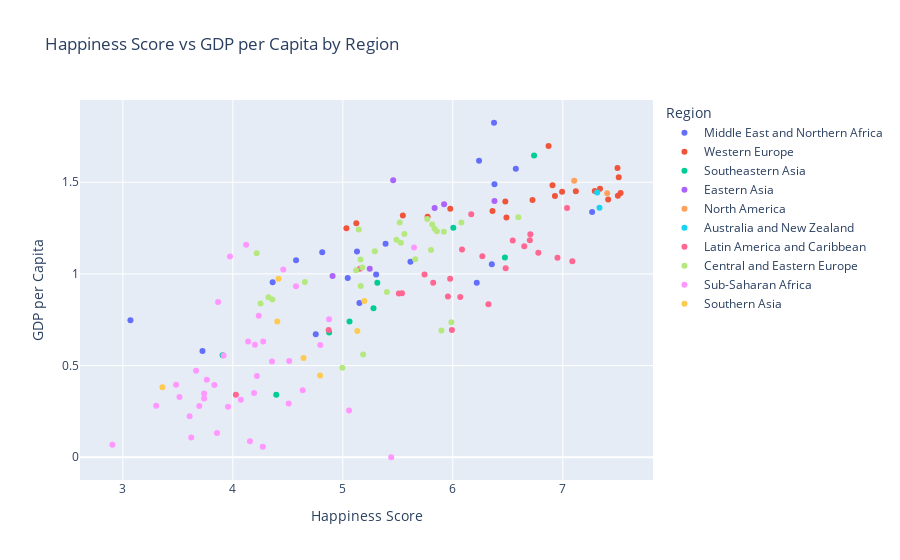

Notebook code cell kept with this figure:
### Code cell
# reates a scatter plot named fig3 between Happiness Score and GDP per Capita attributes of a dataframe using Plotly. Use Region to color the data points on the scatter plot.
# Create DataFrame
df_sorted
# Create scatter plot
fig3 = px.scatter( df_sorted, x='Happiness Score', 
                  y='Economy (GDP per Capita)',
                  color='Region',
                  hover_name='Country',
                  title='Happiness Score vs GDP per Capita by Region',
                  labels={'Happiness Score': 'Happiness Score', 
                          'Economy (GDP per Capita)': 'GDP per Capita'} ) 
# Show the plot 
fig3.show()

### Figure 1 — Plotly figure (JSON) as saved in the notebook; plotly's stock layout.template omitted (floating-point values rounded to 4 significant figures)
{"data": [{"hovertemplate": "<b>%{hovertext}</b><br><br>Region=Middle East and Northern Africa<br>Happiness Score=%{x}<br>GDP per Capita=%{y}<extra></extra>", "hovertext": ["Qatar", "Kuwait", "United Arab Emirates", "Saudi Arabia", "Israel", "Turkey", "Lebanon", "Iran", "Iraq", "Libya", "Algeria", "Jordan", "Tunisia", "Egypt", "Bahrain", "Morocco", "Syria", "Palestinian Territories", "Yemen"], "legendgroup": "Middle East and Northern Africa", "marker": {"color": "#636efa", "symbol": "circle"}, "mode": "markers", "name": "Middle East and Northern Africa", "orientation": "v", "showlegend": true, "type": "scatter", "x": [6.375, 6.239, 6.573, 6.379, 7.267, 5.389, 5.129, 4.813, 4.575, 5.615, 6.355, 5.303, 5.045, 4.362, 6.218, 5.151, 3.069, 4.754, 3.724], "xaxis": "x", "y": [1.824, 1.617, 1.574, 1.49, 1.338, 1.165, 1.123, 1.118, 1.075, 1.067, 1.053, 0.9967, 0.9772, 0.9539, 0.9518, 0.8406, 0.7472, 0.6702, 0.5794], "yaxis": "y"}, {"hovertemplate": "<b>%{hovertext}</b><br><br>Region=Western Europe<br>Happiness Score=%{x}<br>GDP per Capita=%{y}<extra></extra>", "hovertext": ["Luxembourg", "Norway", "Switzerland", "Ireland", "Netherlands", "Sweden", "Austria", "Germany", "Denmark", "Iceland", "Belgium", "Finland", "United Kingdom", "France", "Italy", "Spain", "Cyprus", "North Cyprus", "Malta", "Portugal", "Greece"], "legendgroup": "Western Europe", "marker": {"color": "#EF553B", "symbol": "circle"}, "mode": "markers", "name": "Western Europe", "orientation": "v", "showlegend": true, "type": "scatter", "x": [6.871, 7.498, 7.509, 6.907, 7.339, 7.291, 7.119, 6.994, 7.526, 7.501, 6.929, 7.413, 6.725, 6.478, 5.977, 6.361, 5.546, 5.771, 6.488, 5.123, 5.033], "xaxis": "x", "y": [1.698, 1.577, 1.527, 1.483, 1.465, 1.452, 1.45, 1.448, 1.442, 1.427, 1.425, 1.406, 1.403, 1.395, 1.355, 1.343, 1.319, 1.311, 1.308, 1.276, 1.249], "yaxis": "y"}, {"hovertemplate": "<b>%{hovertext}</b><br><br>Region=Southeastern Asia<br>Happiness Score=%{x}<br>GDP per Capita=%{y}<extra></extra>", "hovertext": ["Singapore", "Malaysia", "Thailand", "Indonesia", "Philippines", "Vietnam", "Laos", "Cambodia", "Myanmar"], "legendgroup": "Southeastern Asia", "marker": {"color": "#00cc96", "symbol": "circle"}, "mode": "markers", "name": "Southeastern Asia", "orientation": "v", "showlegend": true, "type": "scatter", "x": [6.739, 6.005, 6.474, 5.314, 5.279, 5.061, 4.876, 3.907, 4.395], "xaxis": "x", "y": [1.646, 1.251, 1.089, 0.951, 0.8122, 0.7404, 0.6804, 0.556, 0.3411], "yaxis": "y"}, {"hovertemplate": "<b>%{hovertext}</b><br><br>Region=Eastern Asia<br>Happiness Score=%{x}<br>GDP per Capita=%{y}<extra></extra>", "hovertext": ["Hong Kong", "Taiwan", "Japan", "South Korea", "China", "Mongolia"], "legendgroup": "Eastern Asia", "marker": {"color": "#ab63fa", "symbol": "circle"}, "mode": "markers", "name": "Eastern Asia", "orientation": "v", "showlegend": true, "type": "scatter", "x": [5.458, 6.379, 5.921, 5.835, 5.245, 4.907], "xaxis": "x", "y": [1.511, 1.397, 1.38, 1.359, 1.028, 0.9885], "yaxis": "y"}, {"hovertemplate": "<b>%{hovertext}</b><br><br>Region=North America<br>Happiness Score=%{x}<br>GDP per Capita=%{y}<extra></extra>", "hovertext": ["United States", "Canada"], "legendgroup": "North America", "marker": {"color": "#FFA15A", "symbol": "circle"}, "mode": "markers", "name": "North America", "orientation": "v", "showlegend": true, "type": "scatter", "x": [7.104, 7.404], "xaxis": "x", "y": [1.508, 1.44], "yaxis": "y"}, {"hovertemplate": "<b>%{hovertext}</b><br><br>Region=Australia and New Zealand<br>Happiness Score=%{x}<br>GDP per Capita=%{y}<extra></extra>", "hovertext": ["Australia", "New Zealand"], "legendgroup": "Australia and New Zealand", "marker": {"color": "#19d3f3", "symbol": "circle"}, "mode": "markers", "name": "Australia and New Zealand", "orientation": "v", "showlegend": true, "type": "scatter", "x": [7.313, 7.334], "xaxis": "x", "y": [1.444, 1.361], "yaxis": "y"}, {"hovertemplate": "<b>%{hovertext}</b><br><br>Region=Latin America and Caribbean<br>Happiness Score=%{x}<br>GDP per Capita=%{y}<extra></extra>", "hovertext": ["Puerto Rico", "Trinidad and Tobago", "Chile", "Panama", "Uruguay", "Argentina", "Venezuela", "Mexico", "Suriname", "Brazil", "Costa Rica", "Colombia", "Dominican Republic", "Peru", "Ecuador", "Bolivia", "Paraguay", "Jamaica", "Belize", "El Salvador", "Guatemala", "Honduras", "Nicaragua", "Haiti"], "legendgroup": "Latin America and Caribbean", "marker": {"color": "#FF6692", "symbol": "circle"}, "mode": "markers", "name": "Latin America and Caribbean", "orientation": "v", "showlegend": true, "type": "scatter", "x": [7.039, 6.168, 6.705, 6.701, 6.545, 6.65, 6.084, 6.778, 6.269, 6.952, 7.087, 6.481, 5.155, 5.743, 5.976, 5.822, 5.538, 5.51, 5.956, 6.068, 6.324, 4.871, 5.992, 4.028], "xaxis": "x", "y": [1.359, 1.326, 1.217, 1.183, 1.182, 1.151, 1.134, 1.115, 1.097, 1.088, 1.069, 1.03, 1.028, 0.996, 0.9731, 0.9518, 0.8937, 0.8933, 0.8762, 0.8737, 0.8345, 0.6943, 0.6938, 0.341], "yaxis": "y"}, {"hovertemplate": "<b>%{hovertext}</b><br><br>Region=Central and Eastern Europe<br>Happiness Score=%{x}<br>GDP per Capita=%{y}<extra></extra>", "hovertext": ["Czech Republic", "Slovenia", "Slovakia", "Estonia", "Lithuania", "Poland", "Hungary", "Russia", "Kazakhstan", "Latvia", "Croatia", "Romania", "Belarus", "Azerbaijan", "Bulgaria", "Turkmenistan", "Montenegro", "Serbia", "Macedonia", "Albania", "Bosnia and Herzegovina", "Kosovo", "Ukraine", "Armenia", "Georgia", "Uzbekistan", "Moldova", "Kyrgyzstan", "Tajikistan"], "legendgroup": "Central and Eastern Europe", "marker": {"color": "#B6E880", "symbol": "circle"}, "mode": "markers", "name": "Central and Eastern Europe", "orientation": "v", "showlegend": true, "type": "scatter", "x": [6.596, 5.768, 6.078, 5.517, 5.813, 5.835, 5.145, 5.856, 5.919, 5.56, 5.488, 5.528, 5.802, 5.291, 4.217, 5.658, 5.161, 5.177, 5.121, 4.655, 5.163, 5.401, 4.324, 4.36, 4.252, 5.987, 5.897, 5.185, 4.996], "xaxis": "x", "y": [1.309, 1.299, 1.28, 1.28, 1.269, 1.246, 1.241, 1.232, 1.229, 1.218, 1.186, 1.17, 1.131, 1.124, 1.113, 1.08, 1.078, 1.034, 1.019, 0.9553, 0.9338, 0.9014, 0.8729, 0.8609, 0.8379, 0.7359, 0.6918, 0.5604, 0.4884], "yaxis": "y"}, {"hovertemplate": "<b>%{hovertext}</b><br><br>Region=Sub-Saharan Africa<br>Happiness Score=%{x}<br>GDP per Capita=%{y}<extra></extra>", "hovertext": ["Gabon", "Mauritius", "Botswana", "South Africa", "Namibia", "Angola", "Congo (Brazzaville)", "Nigeria", "Ghana", "Sudan", "Mauritania", "Zambia", "Ivory Coast", "Cameroon", "Kenya", "Tanzania", "Senegal", "Chad", "Benin", "South Sudan", "Sierra Leone", "Zimbabwe", "Uganda", "Rwanda", "Burkina Faso", "Mali", "Ethiopia", "Togo", "Madagascar", "Comoros", "Somaliland Region", "Guinea", "Niger", "Liberia", "Malawi", "Burundi", "Congo (Kinshasa)", "Somalia"], "legendgroup": "Sub-Saharan Africa", "marker": {"color": "#FF97FF", "symbol": "circle"}, "mode": "markers", "name": "Sub-Saharan Africa", "orientation": "v", "showlegend": true, "type": "scatter", "x": [4.121, 5.648, 3.974, 4.459, 4.574, 3.866, 4.236, 4.875, 4.276, 4.139, 4.201, 4.795, 3.916, 4.513, 4.356, 3.666, 4.219, 3.763, 3.484, 3.832, 4.635, 4.193, 3.739, 3.515, 3.739, 4.073, 4.508, 3.303, 3.695, 3.956, 5.057, 3.607, 3.856, 3.622, 4.156, 2.905, 4.272, 5.44], "xaxis": "x", "y": [1.159, 1.144, 1.094, 1.024, 0.9329, 0.8473, 0.7711, 0.7522, 0.6311, 0.6307, 0.6139, 0.612, 0.5551, 0.525, 0.5227, 0.4716, 0.4431, 0.4221, 0.395, 0.3939, 0.3649, 0.3504, 0.3472, 0.3285, 0.32, 0.3129, 0.2928, 0.2812, 0.2795, 0.2751, 0.2556, 0.2241, 0.1327, 0.1071, 0.08709, 0.06831, 0.05661, 0], "yaxis": "y"}, {"hovertemplate": "<b>%{hovertext}</b><br><br>Region=Southern Asia<br>Happiness Score=%{x}<br>GDP per Capita=%{y}<extra></extra>", "hovertext": ["Sri Lanka", "Bhutan", "India", "Pakistan", "Bangladesh", "Nepal", "Afghanistan"], "legendgroup": "Southern Asia", "marker": {"color": "#FECB52", "symbol": "circle"}, "mode": "markers", "name": "Southern Asia", "orientation": "v", "showlegend": true, "type": "scatter", "x": [4.415, 5.196, 4.404, 5.132, 4.643, 4.793, 3.36], "xaxis": "x", "y": [0.9732, 0.8527, 0.7404, 0.6882, 0.5418, 0.4463, 0.3823], "yaxis": "y"}], "layout": {"legend": {"title": {"text": "Region"}, "tracegroupgap": 0}, "title": {"text": "Happiness Score vs GDP per Capita by Region"}, "xaxis": {"anchor": "y", "domain": [0, 1], "title": {"text": "Happiness Score"}}, "yaxis": {"anchor": "x", "domain": [0, 1], "title": {"text": "GDP per Capita"}}}}
